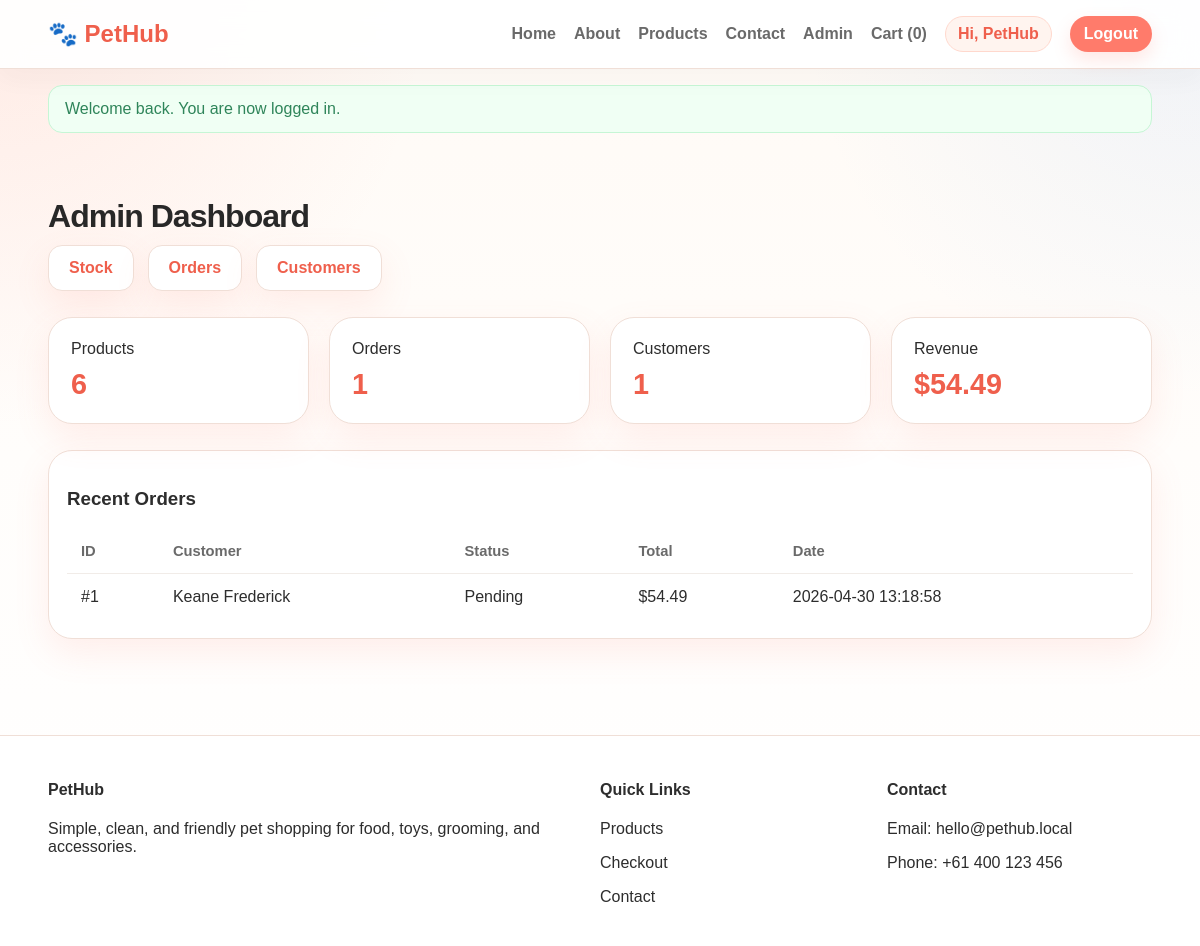
Page /admin/dashboard.php (signed in) on the committed database.
### tables this page shows
CREATE TABLE orders (
  id INT AUTO_INCREMENT PRIMARY KEY,
  user_id INT NULL,
  customer_name VARCHAR(120) NOT NULL,
  customer_email VARCHAR(120) NOT NULL,
  phone VARCHAR(50) NOT NULL,
  address VARCHAR(255) NOT NULL,
  total_amount DECIMAL(10,2) NOT NULL,
  status VARCHAR(50) NOT NULL DEFAULT 'Pending',
  created_at TIMESTAMP DEFAULT CURRENT_TIMESTAMP,
  CONSTRAINT fk_orders_user FOREIGN KEY (user_id) REFERENCES users(id) ON DELETE SET NULL
);

### config/config.php (called while the page is built, shortened)
<?php
function db(): PDO {
    static $pdo = null;
    if ($pdo === null) {
        $dsn = 'mysql:host=' . DB_HOST . ';dbname=' . DB_NAME . ';charset=utf8mb4';
        $options = [
            PDO::ATTR_ERRMODE => PDO::ERRMODE_EXCEPTION,
            PDO::ATTR_DEFAULT_FETCH_MODE => PDO::FETCH_ASSOC,
            PDO::ATTR_EMULATE_PREPARES => false,
        ];
        $pdo = new PDO($dsn, DB_USER, DB_PASS, $options);
    }
    return $pdo;
}
function e(string $value): string {
    return htmlspecialchars($value, ENT_QUOTES, 'UTF-8');
}

### includes/functions.php (called while the page is built, shortened)
<?php
require_once __DIR__ . '/../config/config.php';
function latest_orders(): array {
    return db()->query('SELECT * FROM orders ORDER BY created_at DESC LIMIT 20')->fetchAll();
}

### admin/dashboard.php (the view, shortened to what this page needs)
<?php
require_once __DIR__ . '/../includes/functions.php';
$stats = [
    'Products' => db()->query('SELECT COUNT(*) FROM products')->fetchColumn(),
    'Orders' => db()->query('SELECT COUNT(*) FROM orders')->fetchColumn(),
    'Customers' => db()->query("SELECT COUNT(*) FROM users WHERE role='customer'")->fetchColumn(),
    'Revenue' => db()->query('SELECT COALESCE(SUM(total_amount),0) FROM orders')->fetchColumn(),
];
require_once __DIR__ . '/../includes/header.php';
?>
<main class="section"><div class="container">
  <h1 class="section-title">Admin Dashboard</h1>
  <div class="admin-links">
    <a class="btn alt" href="products.php">Stock</a>
    <a class="btn alt" href="orders.php">Orders</a>
    <a class="btn alt" href="customers.php">Customers</a>
  </div>
  <div class="stats">
    <div class="stat"><span>Products</span><strong><?= (int)$stats['Products']; ?></strong></div>
    <div class="stat"><span>Orders</span><strong><?= (int)$stats['Orders']; ?></strong></div>
    <div class="stat"><span>Customers</span><strong><?= (int)$stats['Customers']; ?></strong></div>
    <div class="stat"><span>Revenue</span><strong>$<?= number_format((float)$stats['Revenue'],2); ?></strong></div>
  </div>
  <div class="table-wrap">
    <h3>Recent Orders</h3>
    <table><thead><tr><th>ID</th><th>Customer</th><th>Status</th><th>Total</th><th>Date</th></tr></thead><tbody>
      <?php foreach (latest_orders() as $order): ?>
      <tr><td>#<?= (int)$order['id']; ?></td><td><?= e($order['customer_name']); ?></td><td><?= e($order['status']); ?></td><td>$<?= number_format((float)$order['total_amount'],2); ?></td><td><?= e($order['created_at']); ?></td></tr>
      <?php endforeach; ?>
    </tbody></table>
  </div>
</div></main>
<?php require_once __DIR__ . '/../includes/footer.php'; ?>

### assets/css/style.css (style rules this page uses)
:root { --bg: #fffaf5; --surface: #ffffff; --text: #2d2d2d; --muted: #6a6a6a; --primary: #ff7b6b; --primary-dark: #ef5f4c; --secondary: #7db7ff; --accent: #ffe3dc; --border: #f0dfd7; --success: #2f855a; --shadow: 0 14px 35px rgba(255, 123, 107, 0.12); }
* { box-sizing:border-box }
body { margin:0;font-family:Arial,sans-serif;color:var(--text);background:linear-gradient(180deg,#fffaf5,#fff); }
a { text-decoration:none;color:inherit }
.container { width:min(1120px,92%);margin:0 auto }
.btn { display:inline-block;padding:13px 20px;border-radius:14px;background:var(--primary);color:#fff;font-weight:700;border:none;cursor:pointer;box-shadow:var(--shadow) }
.btn.alt { background:#fff;color:var(--primary-dark);border:1px solid var(--border) }
.hero-card,.card,.stat,.form-card,.table-wrap { background:var(--surface);border:1px solid var(--border);border-radius:24px;box-shadow:var(--shadow) }
.section { padding:28px 0 56px }
.section-title { font-size:2rem;margin-bottom:10px }
.table-wrap { padding:18px;overflow:auto }
table { width:100%;border-collapse:collapse }
th,td { text-align:left;padding:14px;border-bottom:1px solid #f1ece8 }
th { color:var(--muted);font-size:.92rem }
tr:last-child td { border-bottom:none }
.stats { display:grid;grid-template-columns:repeat(4,1fr);gap:20px;margin:26px 0 }
.stat { padding:22px }
.stat strong { display:block;font-size:1.8rem;color:var(--primary-dark);margin-top:10px }
.admin-links { display:flex;gap:14px;flex-wrap:wrap;margin-bottom:20px }
body { background: radial-gradient(circle at top left, rgba(255,123,107,0.12), transparent 28%), radial-gradient(circle at top right, rgba(125,183,255,0.12), transparent 26%), linear-gradient(180deg,#fffaf5 0%,#fffdfb 48%,#ffffff 100%); }
.section-title { letter-spacing:-0.03em;color:#282828 }

### rows in the picture
orders: id "1", customer_name "Keane Frederick", status "Pending", total_amount "54.49", created_at "2026-04-30 13:18:58"

### other values in the picture
cart_count() "0"
first_name($_SESSION['user']['name'] ?? 'User') "PetHub"
$flash "Welcome back. You are now logged in."
$stats['Products'] "6"
$stats['Orders'] "1"
$stats['Customers'] "1"
$stats['Revenue'] "54.49"
